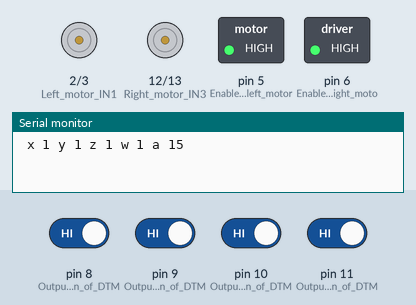
Recording of a sketch running on a simulated Arduino Uno, built with avr-gcc and run on an emulated ATmega328P. On the bench: motor-driver pin pairs drawn as motors (green arrow = first pin HIGH = forward, orange = second pin HIGH = backward, longer = more drive), switched loads named in the sketch (green lamp = pin HIGH), the last lines printed to the serial monitor. Inputs (shaded band) come from the test bench; at power-on: pin 8 (Output_from_D0_pin_of_DTM), pin 9 (Output_from_D1_pin_of_DTM), pin 10 (Output_from_D2_pin_of_DTM), pin 11 (Output_from_D3_pin_of_DTM) HIGH.

Above: at 1.2 s.
1.3 s: pin 8 (Output_from_D0_pin_of_DTM) driven LOW and pin 11 (Output_from_D3_pin_of_DTM) driven LOW
At 2.4 s:
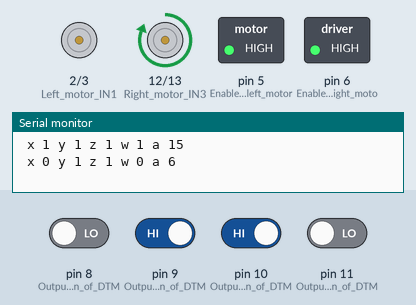
2.8 s: pin 9 (Output_from_D1_pin_of_DTM) driven LOW
At 3.5 s:
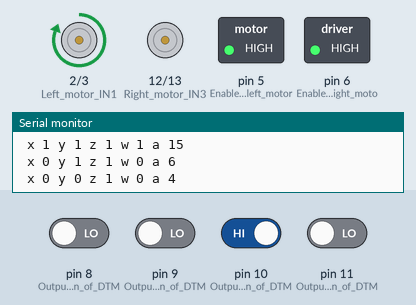
4.3 s: pin 9 (Output_from_D1_pin_of_DTM) driven HIGH
At 4.7 s:
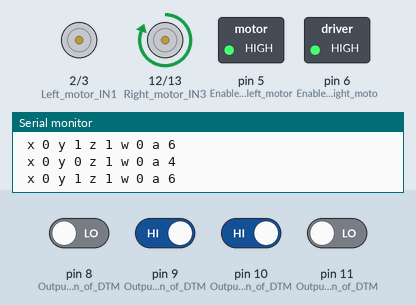
5.8 s: pin 10 (Output_from_D2_pin_of_DTM) driven LOW
At 7.0 s:
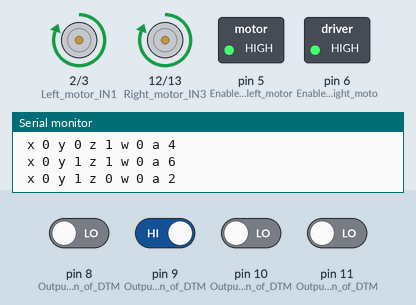
7.3 s: pin 10 (Output_from_D2_pin_of_DTM) driven HIGH
At 8.3 s:
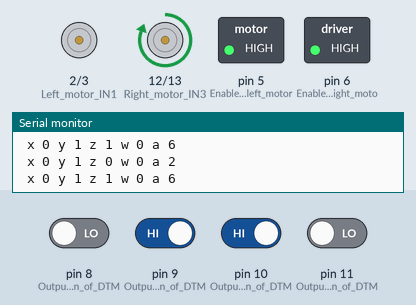
Timing chart, 0 to 9.8 s (numbered marks = the images above; inputs shaded):
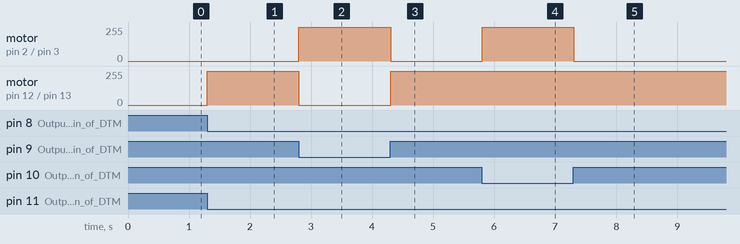

Measured:
- after the input at 1.3 s, motor on pin 12 (Right_motor_IN3) / pin 13 (Right_motor_IN4): stopped → forward 255/255 at once
- after the input at 2.8 s, motor on pin 2 (Left_motor_IN1) / pin 3 (Left_motor_IN2): stopped → forward 255/255 at once; motor on pin 12 (Right_motor_IN3) / pin 13 (Right_motor_IN4): forward 255/255 → stopped at once
- after the input at 4.3 s, motor on pin 2 (Left_motor_IN1) / pin 3 (Left_motor_IN2): forward 255/255 → stopped at once; motor on pin 12 (Right_motor_IN3) / pin 13 (Right_motor_IN4): stopped → forward 255/255 at once
- after the input at 5.8 s, motor on pin 2 (Left_motor_IN1) / pin 3 (Left_motor_IN2): stopped → forward 255/255 at once
- after the input at 7.3 s, motor on pin 2 (Left_motor_IN1) / pin 3 (Left_motor_IN2): forward 255/255 → stopped at once

The sketch:

DTMF_ARABA.ino
```cpp
int x; // Initializing variables
int y;
int z;
int w;
int a = 20;
int previousA = 20;

void setup() {
  // Motor control pins
  pinMode(2, OUTPUT); // Left motor IN1
  pinMode(3, OUTPUT); // Left motor IN2
  pinMode(5, OUTPUT); // Enable pin for left motor (ENA)
  pinMode(12, OUTPUT); // Right motor IN3
  pinMode(13, OUTPUT); // Right motor IN4
  pinMode(6, OUTPUT); // Enable pin for right motor (ENB)

  // DTMF input pins
  pinMode(8, INPUT);  // Output from D0 pin of DTMF
  pinMode(9, INPUT);  // Output from D1 pin of DTMF
  pinMode(10, INPUT); // Output from D2 pin of DTMF
  pinMode(11, INPUT); // Output from D3 pin of DTMF

  Serial.begin(9600); // Begin serial communication between Arduino and laptop

  // Enable both motors
  digitalWrite(5, HIGH); // Set ENA to HIGH
  digitalWrite(6, HIGH); // Set ENB to HIGH
}

void decoding() { // Decodes the 4-bit binary number into decimal number
  a = x + (y << 1) + (z << 2) + (w << 3);
}

void printing() { // Prints the value received from input pins 8, 9, 10 and 11 respectively
  Serial.print(" x ");
  Serial.print(x);
  Serial.print(" y ");
  Serial.print(y);
  Serial.print(" z ");
  Serial.print(z);
  Serial.print(" w ");
  Serial.print(w);
  Serial.print(" a ");
  Serial.print(a);
  Serial.println();
}

void move_forward() { // Both side tires of bot move forward
  digitalWrite(2, HIGH); // Left motor forward
  digitalWrite(3, LOW);
  digitalWrite(12, HIGH); // Right motor forward
  digitalWrite(13, LOW);
}

void move_backward() { // Both side tires of bot move backward
  digitalWrite(2, LOW); // Left motor backward
  digitalWrite(3, HIGH);
  digitalWrite(12, LOW); // Right motor backward
  digitalWrite(13, HIGH);
}

void move_left() { // Only left side tires move forward
  digitalWrite(2, HIGH); // Left motor forward
  digitalWrite(3, LOW);
  digitalWrite(12, LOW); // Right motor stop
  digitalWrite(13, LOW);
}

void move_right() { // Only right side tires move forward
  digitalWrite(2, LOW); // Left motor stop
  digitalWrite(3, LOW);
  digitalWrite(12, HIGH); // Right motor forward
  digitalWrite(13, LOW);
}

void halt() { // All motors stop
  digitalWrite(2, LOW); // Left motor stop
  digitalWrite(3, LOW);
  digitalWrite(12, LOW); // Right motor stop
  digitalWrite(13, LOW);
}

void reading() { // Take readings from input pins that are connected to DTMF D0, D1, D2 and D3 pins
  x = digitalRead(8);
  y = digitalRead(9);
  z = digitalRead(10);
  w = digitalRead(11);
}

void loop() {
  reading();
  decoding();

  if (a != previousA) { // Only act if the value has changed
    switch (a) {
      case 2:  // 0010 in binary
        move_forward();
        break;
      case 8:  // 1000 in binary
        move_backward();
        break;
      case 4:  // 0100 in binary
        move_left();
        break;
      case 6:  // 0110 in binary
        move_right();
        break;
      case 0:  // 0000 in binary
      default:
        halt();
        break;
    }
    printing();
    previousA = a; // Save the current value as previous
  }

  delay(100); // Add a small delay to avoid reading noise
}
```
